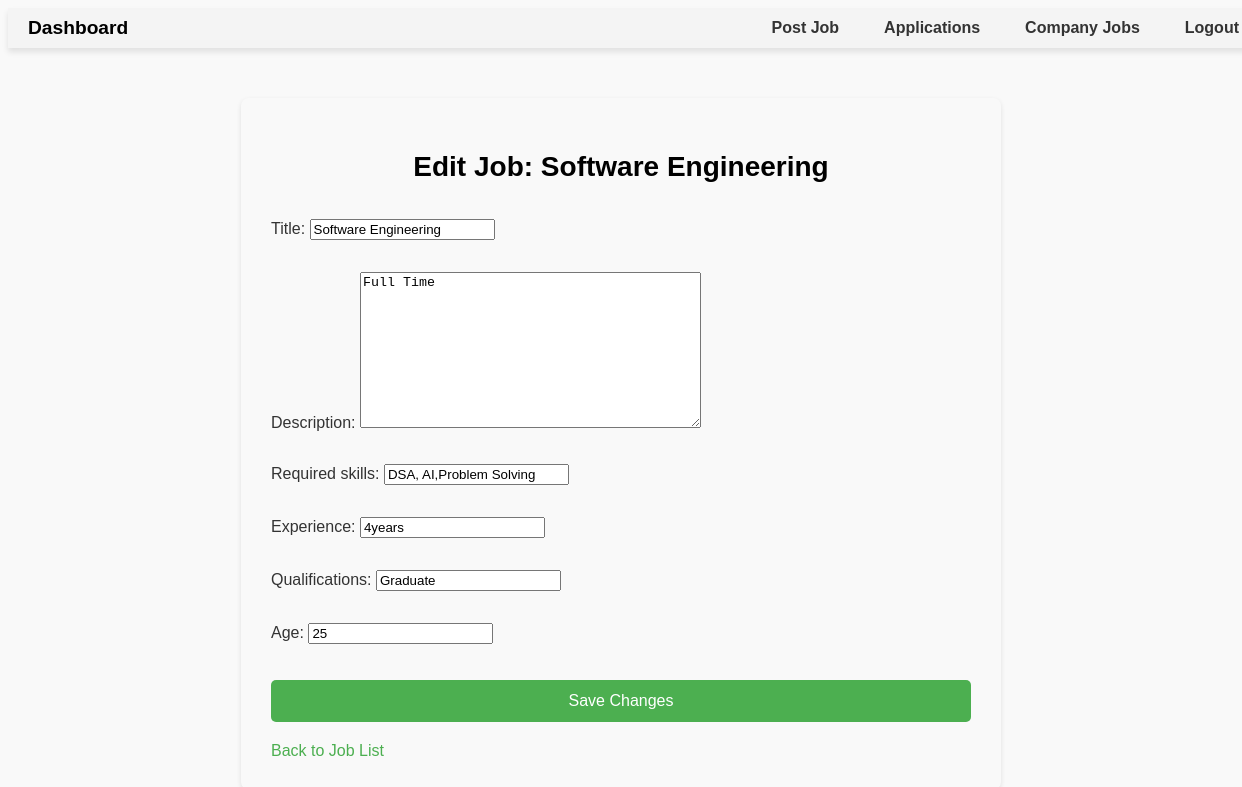
Page /companies/company/jobs/edit/10/ (signed in) on the committed database.
### companies/models.py (models this page shows, shortened)
class Job(models.Model):
    title = models.CharField(max_length=255)
    description = models.TextField()
    company = models.ForeignKey(settings.AUTH_USER_MODEL, on_delete=models.CASCADE, related_name='jobs')  # Use AUTH_USER_MODEL
    required_skills = models.CharField(max_length=255, blank=True, null=True)
    experience = models.CharField(max_length=100, blank=True, null=True)
    qualifications = models.CharField(max_length=255, blank=True, null=True)
    age = models.PositiveIntegerField(blank=True, null=True)
    posted_at = models.DateTimeField(auto_now_add=True)

### companies/views.py (the view)
# urls.py: path('company/jobs/edit/<int:job_id>/', views.edit_job, name='edit_job'),  # URL to edit a job
@login_required
def edit_job(request, job_id):
    if request.user.role != 'company':
        return redirect('login')  # Redirect to login page if the user is not a company
    try:
        job = Job.objects.get(id=job_id, company=request.user)
    except Job.DoesNotExist:
        messages.error(request, 'Job not found or you do not have permission to edit this job.')
        return redirect('company_jobs')
    if request.method == 'POST':
        form = JobForm(request.POST, instance=job)
        if form.is_valid():
            form.save()
            messages.success(request, 'Job updated successfully!')
            return redirect('company_jobs')
    else:
        form = JobForm(instance=job)
    return render(request, 'companies/edit_job.html', {'form': form, 'job': job})

### companies/forms.py
class JobForm(forms.ModelForm):
    class Meta:
        model = Job
        fields = ['title', 'description', 'required_skills', 'experience', 'qualifications', 'age']

### companies/templates/companies/edit_job.html (shortened to what this page needs)
<!DOCTYPE html>
<html lang="en">
<head>
</head>
<body>
    <nav>
        <div class="company-name">
            <a href="{% url 'company_dashboard' %}" style="text-decoration: none; color: inherit;">Dashboard</a>
        </div>        <ul>
            <li><a href="{% url 'post_job' %}">Post Job</a></li>
            <li><a href="{% url 'applications' %}">Applications</a></li>
            <li><a href="{% url 'company_jobs' %}">Company Jobs</a></li>
            <li><a href="{% url 'logout_company' %}">Logout</a></li>
        </ul>
    </nav>
    <div class="job-edit-form">
        <h2>Edit Job: {{ job.title }}</h2>
        <form method="POST">
            {{ form.as_p }}
            <button type="submit">Save Changes</button>
        </form>
        <a href="{% url 'company_jobs' %}">Back to Job List</a>
    </div>
</body>
</html>

### companies/templates/companies/edit_job.html (style rules this page uses)
body { background-color: #f9f9f9; color: #333; font-family: Arial, sans-serif; }
nav { width: 100%; background-color: #f4f4f4; padding: 10px 20px; display: flex; justify-content: space-between; align-items: center; box-shadow: 0 4px 6px rgba(0, 0, 0, 0.1); margin-bottom: 20px; height: 20px; }
nav .company-name { font-size: 1.2rem; font-weight: bold; color: black; cursor: pointer; }
nav ul { list-style-type: none; display: flex; gap: 15px; }
nav ul li { font-size: 1rem; font-weight: bold; }
nav ul li a { text-decoration: none; color: #333; padding: 10px 15px; border-radius: 4px; transition: background-color 0.3s ease, color 0.3s ease; }
.job-edit-form { padding: 30px; max-width: 700px; margin: 50px auto; border-radius: 8px; box-shadow: 0 2px 5px rgba(0, 0, 0, 0.1); }
.job-edit-form h2 { font-size: 28px; margin-bottom: 20px; text-align: center; color: black; }
.job-edit-form form { display: flex; flex-direction: column; }
.job-edit-form form button { padding: 12px; background-color: #4CAF50; border: none; color: white; cursor: pointer; margin-top: 20px; border-radius: 5px; font-size: 16px; transition: background-color 0.3s ease; }
.job-edit-form a { text-decoration: none; color: #4CAF50; margin-top: 20px; display: inline-block; font-size: 16px; text-align: center; }

### rows in the picture
Job: title "Software Engineering", description "Full Time", required_skills "DSA, AI,Problem Solving", experience "4years", qualifications "Graduate", age "25"
